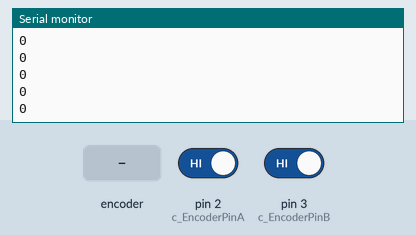
Bench run of a sketch on a simulated Arduino Uno, built with avr-gcc and run on an emulated ATmega328P. On the bench: the last lines printed to the serial monitor. Inputs (shaded band) come from the test bench; at power-on: pin 2 (c_EncoderPinA) HIGH, pin 3 (c_EncoderPinB) HIGH.

Above: at 1.2 s.
1.3 s: rotary encoder on pin 2 (c_EncoderPinA) / pin 3 (c_EncoderPinB) turned 1 step (first pin leading)
At 2.0 s:
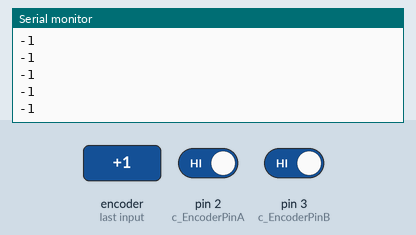
3.0 s: rotary encoder on pin 2 (c_EncoderPinA) / pin 3 (c_EncoderPinB) turned 1 step (first pin leading)
At 3.8 s:
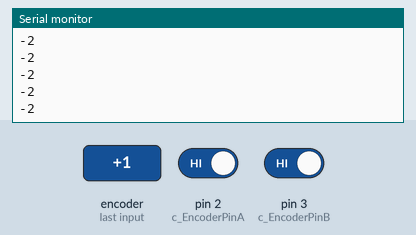
Timing chart, 0 to 6.0 s (numbered marks = the images above; inputs shaded):
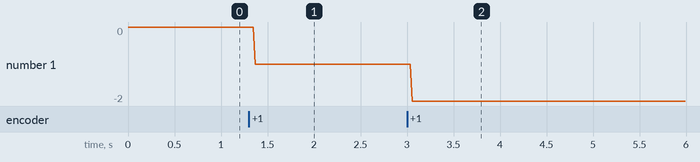

Measured:
- after the input at 1.3 s, the serial monitor: prints a new line after 0.07 s (image 1)
- after the input at 3.0 s, the serial monitor: prints a new line after 0.06 s (image 2)
- plotted number 1: 0 → -1 after the input at 1.3 s, -1 → -2 after the input at 3.0 s

The sketch:

read_encoder_interrupt_fast.ino
```cpp
//include "Arduino.h"
#include <digitalWriteFast.h>  // library for high performance reads and writes by jrraines
// see http://www.arduino.cc/cgi-bin/yabb2/YaBB.pl?num=1267553811/0
// and http://code.google.com/p/digitalwritefast/

// It turns out that the regular digitalRead() calls are too slow and bring the arduino down when
// I use them in the interrupt routines while the motor runs at full speed creating more than
// 40000 encoder ticks per second per motor.

// Quadrature
//encoder
#define c_EncoderInterrupt 0
#define d_EncoderInterrupt 1

#define c_EncoderPinA 2
#define c_EncoderPinB 3

#define EncoderIsReversed
volatile bool _EncoderBSet;
//volatile long _EncoderTicks = 0;
//long copy_EncoderTicks = 0; //new variable for protected copy
volatile int _EncoderTicks = 0;
int copy_EncoderTicks = 0;


void setup()
{
  Serial.begin(115200);
  //Serial.begin(9600);


  // Quadrature encoder
  pinMode(c_EncoderPinA, INPUT); // sets pin A as input
  digitalWrite(c_EncoderPinA, HIGH); // turn on pullup resistors
  pinMode(c_EncoderPinB, INPUT); // sets pin B as input
  digitalWrite(c_EncoderPinB, HIGH); // turn on pullup resistors


  attachInterrupt(c_EncoderInterrupt, HandleMotorInterruptAfirst, RISING);


}

void loop()
{
  noInterrupts();
  copy_EncoderTicks = _EncoderTicks;
  interrupts();

//do whatever with the transferred variable

  Serial.println(copy_EncoderTicks);

  delay(20);
}

void HandleMotorInterruptAfirst()
{
  // Test transition; since the interrupt will only fire on 'rising' we don't need to read pin A
  //_EncoderBSet = digitalReadFast(c_EncoderPinB); // read the input pin
  _EncoderBSet = digitalRead(c_EncoderPinB); // read the input pin


  // and adjust counter + if A leads B
#ifdef EncoderIsReversed
  _EncoderTicks -= _EncoderBSet ? -1 : +1;
#else
  _EncoderTicks += _EncoderBSet ? -1 : +1;
#endif


}
```
